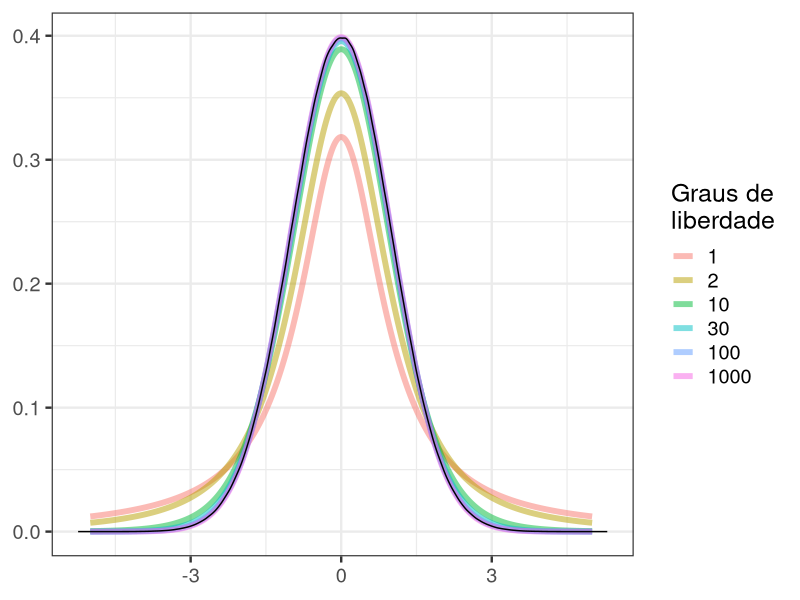

Source code (R):
## ---- chunk 1
knitr::opts_chunk$set(echo = FALSE)

library(readr)
library(here)
library(dplyr)
library(ggplot2)
library(scales)

theme_set(theme_bw(base_size = 18))
## ---- chunk 2
graus <- c(1, 2, 10, 30, 100, 1000)
dff <- data.frame(df = rep(graus, 1001)) %>% 
  group_by(df) %>%
  mutate(X = seq(-5, 5, .01)) %>% 
  mutate(Y = dt(X, df = df, ncp = 0)) %>% 
  arrange(df)


d <- density(rnorm(n = 10000000))
df_normal <- data.frame(df = NA, X = d$x, Y = d$y)

ggplot(dff, aes(X, Y, color = as.factor(df))) + 
  geom_line(size = 2, alpha = 0.5) + 
  ylab(NULL) + xlab(NULL) + 
  scale_color_hue("Graus de\nliberdade") + 
  geom_line(data = df_normal, color = "black")
